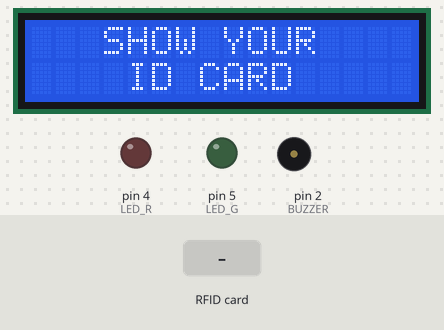
Simulated run of this sketch. Board: Arduino Uno, built with avr-gcc and run on an emulated ATmega328P. On the bench: 16×2 character LCD, output pins drawn as LEDs (lit = HIGH), buzzer (waves = sounding). The inputs (shaded band) are chosen by the test bench. Pins used as bus, display or sensor lines are not drawn; what the sketch prints to the serial monitor is not drawn.

Above: at 1.3 s.
1.4 s: RFID card B0 BD 79 A4 held to the reader
At 2.2 s:
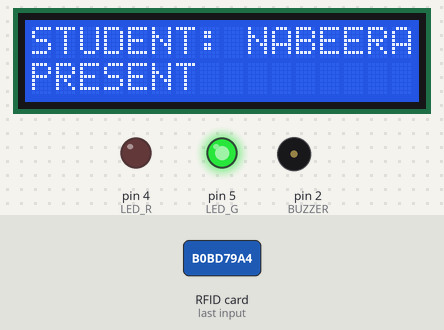
4.3 s: RFID card 5E 7A 19 C4 held to the reader
At 5.1 s:
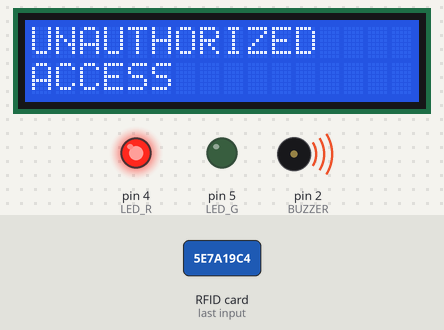
7.3 s: RFID card 28 AA 18 89 held to the reader
At 8.4 s:
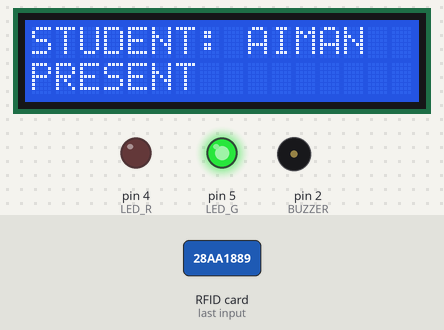
Timing chart, 0 to 10.3 s (numbered marks = the images above; inputs shaded):
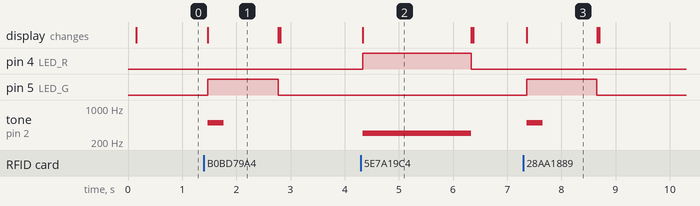

Measured:
- after the input at 1.4 s, pin 5 (LED_G): LOW → HIGH after 0.07 s, → LOW 1.3 s later; tone on pin 2 (BUZZER): silent → 500 Hz after 0.07 s, → silent 0.30 s later; the display: changes after 0.07 s (image 1)
- after the input at 4.3 s, pin 4 (LED_R): LOW → HIGH at once, → LOW 2.0 s later; tone on pin 2 (BUZZER): silent → 300 Hz at once, → silent 2.0 s later; the display: changes at once (image 2)
- after the input at 7.3 s, pin 5 (LED_G): LOW → HIGH after 0.06 s, → LOW 1.3 s later; tone on pin 2 (BUZZER): silent → 500 Hz after 0.06 s, → silent 0.30 s later; the display: changes after 0.06 s (image 3)
- what the display in image 1 shows lasts 1.3 s, from 1.5 s to 2.8 s
- what the display in image 2 shows lasts 2.0 s, from 4.3 s to 6.3 s

The sketch:

Code.ino
```cpp
#include <LiquidCrystal_I2C.h>
#include <SPI.h>
#include <MFRC522.h>
#include <Wire.h>

// Set the LCD address to 0x27 for a 16 chars and 2 line display
LiquidCrystal_I2C lcd(0x27, 16, 2);

#define SS_PIN 10
#define RST_PIN 9
#define LED_G 5 // Green LED pin
#define LED_R 4 // Red LED pin
#define BUZZER 2 // Buzzer pin

MFRC522 mfrc522(SS_PIN, RST_PIN); // Create MFRC522 instance.

// Valid UIDs of students
byte validUIDs[][4] = {
    {0xB0, 0xBD, 0x79, 0xA4}, // UID of student 1

    {0x28, 0xAA, 0x18, 0x89}, // UID of student 3
};

// Student names
const char *studentNames[] = {
    "NABEERA", // Name of student 1
    "AIMAN",   // Name of student 2
    "KHADIJA", // Name of student 3
};

void setup()
{
    Serial.begin(9600);  // Initiate a serial communication
    SPI.begin();          // Initiate SPI bus
    mfrc522.PCD_Init();   // Initiate MFRC522
    lcd.begin(16, 2);
    lcd.backlight(); // Turn on the blacklight and print a message.
    pinMode(LED_G, OUTPUT);
    pinMode(LED_R, OUTPUT);
    pinMode(BUZZER, OUTPUT);
    noTone(BUZZER);
}

void loop()
{
    // Look for new cards
    if (!mfrc522.PICC_IsNewCardPresent())
    {
        lcd.setCursor(3, 0);
        lcd.print("SHOW YOUR");
        lcd.setCursor(4, 1);
        lcd.print("ID CARD");
        return;
    }
    else
    {
        lcd.clear();
    }

    // Select one of the cards
    if (!mfrc522.PICC_ReadCardSerial())
    {
        return;
    }

    // Show UID on the serial monitor
    Serial.print("UID tag :");
    String content = "";
    byte letter;
    for (byte i = 0; i < mfrc522.uid.size; i++)
    {
        Serial.print(mfrc522.uid.uidByte[i] < 0x10 ? " 0" : " ");
        Serial.print(mfrc522.uid.uidByte[i], HEX);
        content.concat(String(mfrc522.uid.uidByte[i] < 0x10 ? " 0" : " "));
        content.concat(String(mfrc522.uid.uidByte[i], HEX));
    }
    Serial.println();
    content.toUpperCase();

    // Check if the scanned UID is valid
    bool validUID = false;
    int studentIndex = -1;
    for (int i = 0; i < sizeof(validUIDs) / sizeof(validUIDs[0]); i++)
    {
        if (compareUID(mfrc522.uid.uidByte, validUIDs[i]))
        {
            validUID = true;
            studentIndex = i;
            break;
        }
    }

    // Display the result
    if (validUID)
    {
        lcd.print("STUDENT: ");
        lcd.print(studentNames[studentIndex]);
        lcd.setCursor(0, 1);
        lcd.print("PRESENT");
        digitalWrite(LED_G, HIGH);
        tone(BUZZER, 500);
        delay(300);
        noTone(BUZZER);
        delay(1000);
        digitalWrite(LED_G, LOW);
        lcd.clear();
        // Send data to PLX-DAQ
        Serial.print("DATA,");
        Serial.print(studentNames[studentIndex]);
        Serial.print(",");
        Serial.println("1"); // 1 for present, 0 for absent
    }
    else
    {
        lcd.print("UNAUTHORIZED");
        lcd.setCursor(0, 1);
        lcd.print("ACCESS");
        digitalWrite(LED_R, HIGH);
        tone(BUZZER, 300);
        delay(2000);
        digitalWrite(LED_R, LOW);
        noTone(BUZZER);
        lcd.clear();
        // Send data to PLX-DAQ
        Serial.print("DATA,Unknown,");
        Serial.println("0"); // 1 for present, 0 for absent
    }
}

// Function to compare two UIDs
bool compareUID(byte *uid1, byte *uid2)
{
    for (int i = 0; i < 4; i++)
    {
        if (uid1[i] != uid2[i])
        {
            return false;
        }
    }
    return true;
}
```
